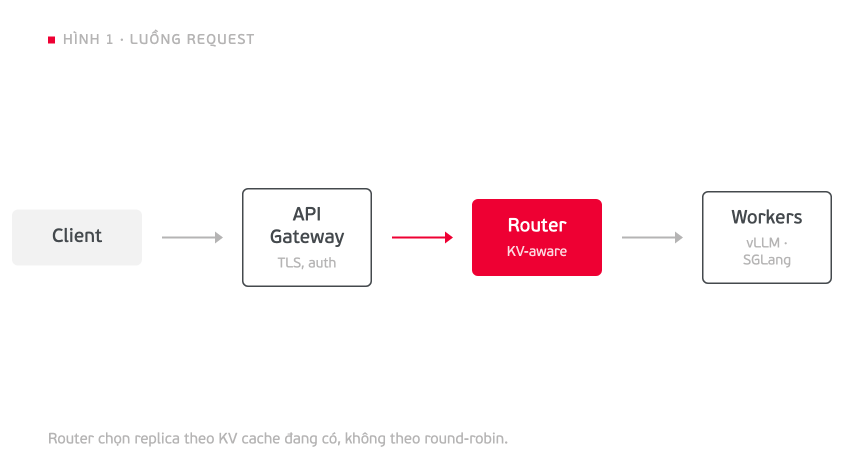
#> input picture skill/viettel-techblog-images/assets/examples/inline-pipeline.png, 1688 x 950 px (shown at 1/2 size)
$ python check_image.py ../assets/examples/inline-pipeline.png --kind thumb
#> lines starting #> are read from the running program, lines starting #| are printed output that depends on the picture; after the words box and inside, x2 and y2 are one past the last pixel; in counts of white or black regions, pixels touching at a corner belong together
#!/usr/bin/env python3
"""Check a Tech Blog image against the skill's rules.

Usage: check_image.py image.png --kind thumb|inline|og [--json]
Checks: dimensions, aspect ratio, file size, colors outside the Viettel palette, red coverage, and (thumb) whether the
non-white content stays inside the 1000×760 safe zone. Exit code 1 when a hard rule fails; warnings don't fail.
"""
import argparse, json, os, sys
from PIL import Image

RULES = {
    "thumb":  {"size": (1500, 1000), "max_kb": 250, "red": (0.3, 12)},
    "inline": {"width": 1688, "max_kb": 500, "red": (0, 20)},
    "og":     {"size": (1200, 630), "max_kb": 300, "red": (0, 30)},
}
SAFE = (250, 120, 1250, 880)

def classify(px):
    """Return 'red', 'gray', or 'other' for an RGB pixel. Gray = low saturation (any tint/shade of the 5 brand grays)."""
    r, g, b = px
    mx, mn = max(px), min(px)
    if mx - mn <= 22:
        return "gray"
    # Viettel red EE0033 and its tints (mix with white) / shades: hue ≈ 347°, g≈low, b slightly > g
    if r > g and r > b and (b - g) >= -6 and (b - g) <= 0.45 * (r - g) + 8:
        return "red"
    return "other"

def main():
    ap = argparse.ArgumentParser(description=__doc__, formatter_class=argparse.RawDescriptionHelpFormatter)
    ap.add_argument("image"); ap.add_argument("--kind", choices=RULES.keys(), required=True); ap.add_argument("--json", action="store_true")
    a = ap.parse_args()
    rule = RULES[a.kind]
    im = Image.open(a.image).convert("RGB")
#> im is the input picture: PIL image 1688x950 RGB; mean R, G, B 252.6, 246.9, 248.2
    W, H = im.size
#> W = 1688; H = 950
    kb = os.path.getsize(a.image) / 1024
    fails, warns, info = [], [], {"size": [W, H], "kb": round(kb)}
#> fails = []; warns = []; info = {'size': [1688, 950], 'kb': 47}

    if "size" in rule and (W, H) != rule["size"]:
        fails.append(f"kích thước {W}×{H}, cần {rule['size'][0]}×{rule['size'][1]}")
    if "width" in rule and W != rule["width"]:
        fails.append(f"chiều rộng {W}, cần {rule['width']} (2× cột nội dung 844)")
    if a.kind == "inline" and H > 1400:
        warns.append(f"cao {H}px — ảnh dọc chiếm cả màn mobile; cân nhắc tách hình")
    if kb > rule["max_kb"]:
        webp = os.path.splitext(a.image)[0] + ".webp"
        if os.path.exists(webp) and os.path.getsize(webp) / 1024 <= rule["max_kb"]:
            warns.append(f"PNG {kb:.0f} KB nặng, nhưng bản WebP {os.path.getsize(webp)/1024:.0f} KB đạt — giao WebP")
        else:
            fails.append(f"{kb:.0f} KB > {rule['max_kb']} KB — xuất WebP (--webp) hoặc giảm chi tiết")

    # colors: sample on a downscaled copy for speed
    small = im.resize((max(1, W // 3), max(1, H // 3)), Image.BILINEAR)
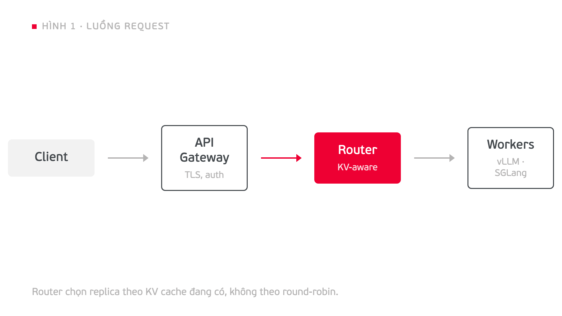
#> small: PIL image 562x316 RGB; mean R, G, B 252.6, 246.9, 248.2
    counts = {"red": 0, "gray": 0, "other": 0, "white": 0}
    raw = small.tobytes()
    for i in range(0, len(raw), 3):
        px = (raw[i], raw[i + 1], raw[i + 2])
        if px[0] >= 236 and px[1] >= 236 and px[2] >= 236 and max(px) - min(px) <= 6:
            counts["white"] += 1
        else:
            counts[classify(px)] += 1
#> this loop made 177592 passes
#> i on passes 2 to 4: 3, 6, 9
#> after the loop, counts = {'red': 4613, 'gray': 4406, 'other': 0, 'white': 168573}
    total = sum(counts.values())
#> total = 177592
    pct = {k: 100 * v / total for k, v in counts.items()}
#> pct = {'red': 2.6, 'gray': 2.48, 'other': 0, 'white': 94.92}
    info["colors_pct"] = {k: round(v, 2) for k, v in pct.items()}
    lo, hi = rule["red"]
    if pct["other"] > 0.5:
        fails.append(f"màu ngoài bảng Viettel: {pct['other']:.1f}% điểm ảnh (xanh/tím/cam/vàng…) — đổi về xám 44494D / đỏ EE0033")
    elif pct["other"] > 0.1:
        warns.append(f"màu ngoài bảng {pct['other']:.2f}% (có thể là anti-alias; kiểm tra lại logo/ảnh dán)")
    if pct["red"] < lo:
        warns.append(f"đỏ chỉ {pct['red']:.2f}% (< {lo}%) — thiếu điểm nhấn thương hiệu (line-art thường 0.3–2%)")
    if pct["red"] > hi:
        fails.append(f"đỏ {pct['red']:.1f}% > {hi}% — đỏ phải là điểm nhấn, không phải mảng chính")
    if a.kind == "thumb" and pct["white"] < 60:
        warns.append(f"nền sáng chỉ {pct['white']:.0f}% — thumbnail tối giản nên trống ≥ 60%")

    # safe zone (thumb): bbox of non-white pixels
    if a.kind == "thumb":
        mask = im.convert("L").point(lambda v: 0 if v >= 205 else 255)  # bỏ qua nền/texture nhạt
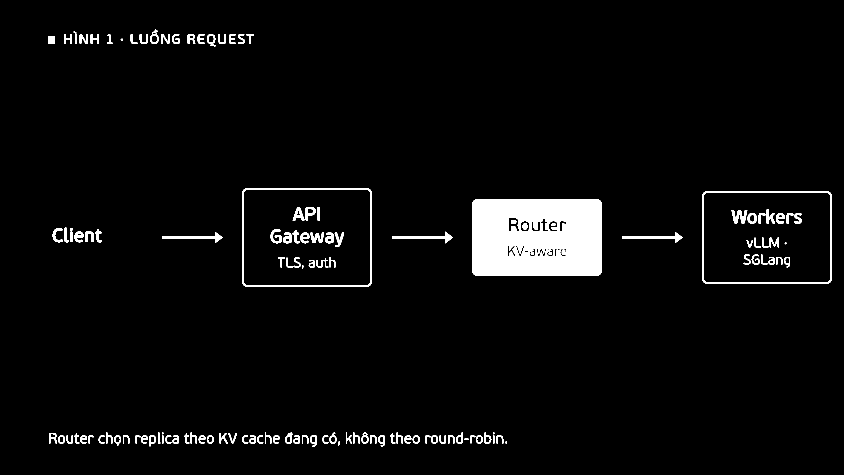
#> mask: PIL image 1688x950 L (shown at 1/2 size); 3.8% white; 138 white regions (9 under 20 px), largest, box (x1, y1, x2, y2) and area: (944, 398, 1204, 552) 37687, (484, 376, 744, 574) 2694, (1404, 382, 1664, 568) 2622
        bbox = mask.getbbox()
#> bbox = (96, 59, 1664, 894)
        info["content_bbox"] = bbox
        if bbox:
            l, t, r, b = bbox
#> l = 96; t = 59; r = 1664; b = 894
            out = []
            if l < SAFE[0]: out.append(f"trái {SAFE[0]-l}px")
            if t < SAFE[1]: out.append(f"trên {SAFE[1]-t}px")
            if r > SAFE[2]: out.append(f"phải {r-SAFE[2]}px")
            if b > SAFE[3]: out.append(f"dưới {b-SAFE[3]}px")
            if out:
                warns.append("nội dung vượt vùng an toàn 1000×760: " + ", ".join(out) +
                             " — chấp nhận nếu chỉ là họa tiết tràn; chủ thể/chữ phải nằm trong")
            cw, ch = r - l, b - t
#> cw = 1568; ch = 835
            if ch < 0.35 * H:
                warns.append(f"chủ thể cao {ch}px ({100*ch/H:.0f}% canvas) — hơi nhỏ, sẽ mất ở khung 86×86; gợi ý 45–60%")

    result = {"file": a.image, "kind": a.kind, "pass": not fails, "fails": fails, "warns": warns, **info}
    if a.json:
        print(json.dumps(result, ensure_ascii=False, indent=1))
    else:
        print(f"{a.image}: {W}×{H}, {kb:.0f} KB, màu: trắng {pct['white']:.0f}% · xám {pct['gray']:.1f}% · đỏ {pct['red']:.1f}% · khác {pct['other']:.2f}%")
#| ../assets/examples/inline-pipeline.png: 1688×950, 47 KB, màu: trắng 95% · xám 2.5% · đỏ 2.6% · khác 0.00%
        for f in fails: print("  ✗", f)
        for w in warns: print("  !", w)
#> this loop made 1 pass
#|   ! nội dung vượt vùng an toàn 1000×760: trái 154px, trên 61px, phải 414px, dưới 14px — chấp nhận nếu chỉ là họa tiết tràn; chủ thể/chữ phải nằm trong
        print("  ✓ đạt" if not fails else "  → chưa đạt")
#|   → chưa đạt
#> (the run stopped early here; a loop or call above may not have finished)
